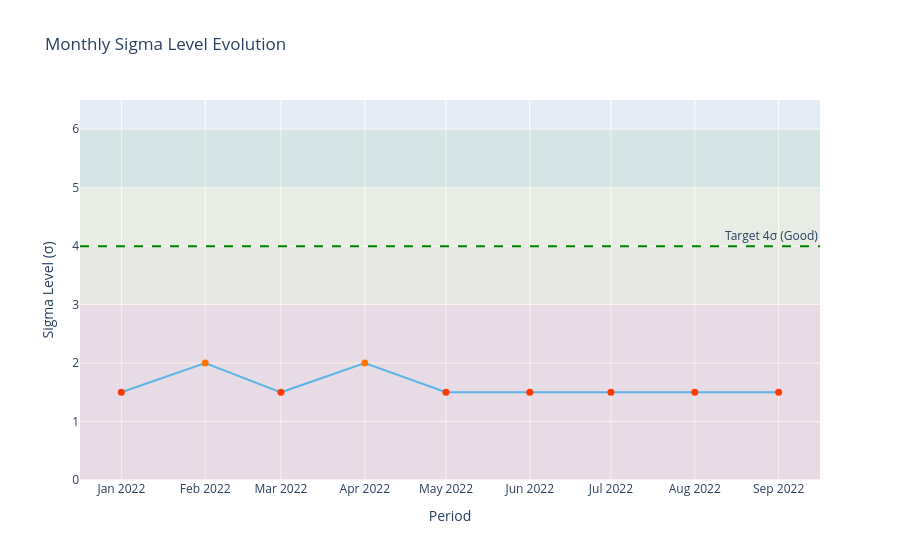

Source (notebook cell):
### Code cell
# Chart 3: Sigma evolution
fig3 = go.Figure()
fig3.add_trace(go.Scatter(
    x=gold_sigma["period"], y=gold_sigma["sigma_level"],
    mode="lines+markers", name="Sigma Level",
    line=dict(color="#4fc3f7", width=2),
    marker=dict(size=7, color=gold_sigma["sigma_level"],
                colorscale=["red","orange","yellow","green"],
                cmin=1, cmax=5)
))
fig3.add_hrect(y0=0,   y1=3, fillcolor="red",    opacity=0.07, line_width=0)
fig3.add_hrect(y0=3,   y1=4, fillcolor="orange", opacity=0.07, line_width=0)
fig3.add_hrect(y0=4,   y1=5, fillcolor="yellow", opacity=0.07, line_width=0)
fig3.add_hrect(y0=5,   y1=6, fillcolor="green",  opacity=0.07, line_width=0)
fig3.add_hline(y=4, line_dash="dash", line_color="green",
               annotation_text="Target 4σ (Good)")
fig3.update_layout(
    title="Monthly Sigma Level Evolution",
    xaxis_title="Period", yaxis_title="Sigma Level (σ)",
    yaxis=dict(range=[0, 6.5])
)

# Salvar gráfico
saved_path = save_figure(fig3, "sigma_evolution.png")
print(f"✅ Gráfico salvo em: {saved_path}")

fig3.show()

### Figure 1 — Plotly figure (JSON) as saved in the notebook; plotly's stock layout.template omitted (floating-point values rounded to 4 significant figures)
{"data": [{"line": {"color": "#4fc3f7", "width": 2}, "marker": {"cmax": 5, "cmin": 1, "color": [1.5, 2, 1.5, 2, 1.5, 1.5, 1.5, 1.5, 1.5], "colorscale": [[0, "red"], [0.3333, "orange"], [0.6667, "yellow"], [1, "green"]], "size": 7}, "mode": "lines+markers", "name": "Sigma Level", "type": "scatter", "x": ["2022-01-01T00:00:00", "2022-02-01T00:00:00", "2022-03-01T00:00:00", "2022-04-01T00:00:00", "2022-05-01T00:00:00", "2022-06-01T00:00:00", "2022-07-01T00:00:00", "2022-08-01T00:00:00", "2022-09-01T00:00:00"], "y": [1.5, 2, 1.5, 2, 1.5, 1.5, 1.5, 1.5, 1.5]}], "layout": {"annotations": [{"showarrow": false, "text": "Target 4σ (Good)", "x": 1, "xanchor": "right", "xref": "x domain", "y": 4, "yanchor": "bottom", "yref": "y"}], "shapes": [{"fillcolor": "red", "line": {"width": 0}, "opacity": 0.07, "type": "rect", "x0": 0, "x1": 1, "xref": "x domain", "y0": 0, "y1": 3, "yref": "y"}, {"fillcolor": "orange", "line": {"width": 0}, "opacity": 0.07, "type": "rect", "x0": 0, "x1": 1, "xref": "x domain", "y0": 3, "y1": 4, "yref": "y"}, {"fillcolor": "yellow", "line": {"width": 0}, "opacity": 0.07, "type": "rect", "x0": 0, "x1": 1, "xref": "x domain", "y0": 4, "y1": 5, "yref": "y"}, {"fillcolor": "green", "line": {"width": 0}, "opacity": 0.07, "type": "rect", "x0": 0, "x1": 1, "xref": "x domain", "y0": 5, "y1": 6, "yref": "y"}, {"line": {"color": "green", "dash": "dash"}, "type": "line", "x0": 0, "x1": 1, "xref": "x domain", "y0": 4, "y1": 4, "yref": "y"}], "title": {"text": "Monthly Sigma Level Evolution"}, "xaxis": {"title": {"text": "Period"}}, "yaxis": {"range": [0, 6.5], "title": {"text": "Sigma Level (σ)"}}}}
